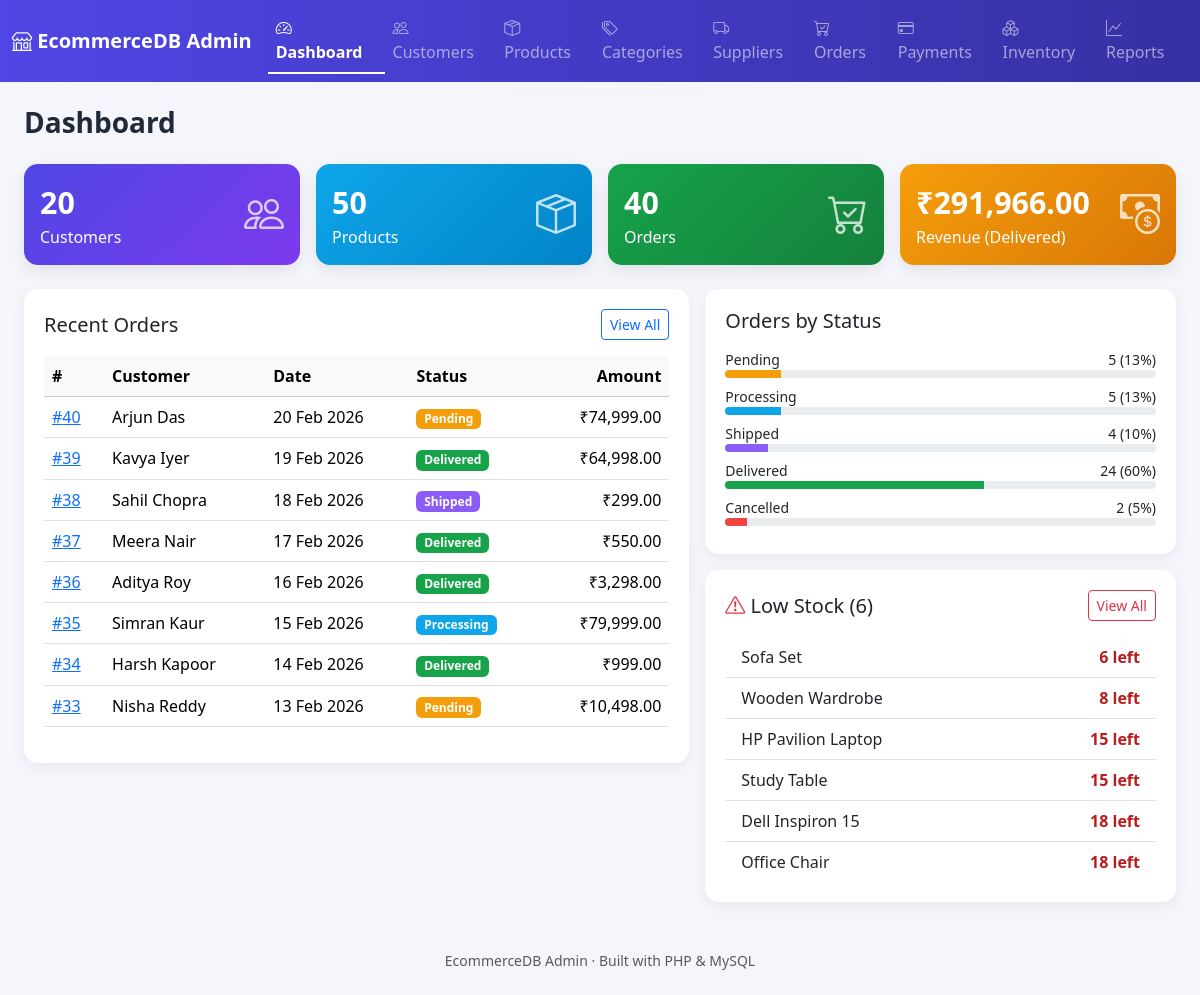
The page / on the database its author committed.
### tables this page shows
CREATE TABLE Orders(
OrderID INT AUTO_INCREMENT PRIMARY KEY,
CustomerID INT NOT NULL,
OrderDate DATETIME DEFAULT CURRENT_TIMESTAMP,
Status ENUM('Pending','Processing','Shipped','Delivered','Cancelled') DEFAULT 'Pending',
TotalAmount DECIMAL(10,2) DEFAULT 0.00,
FOREIGN KEY (CustomerID) REFERENCES Customers(CustomerID)
);

CREATE TABLE Products(
ProductID INT AUTO_INCREMENT PRIMARY KEY,
ProductName VARCHAR(150) NOT NULL,
CategoryID INT NOT NULL,
SupplierID INT NOT NULL,
Price DECIMAL(10,2) NOT NULL CHECK (Price >= 0),
Stock INT NOT NULL DEFAULT 0 CHECK (Stock >= 0),
Description VARCHAR(255),
CreatedAt TIMESTAMP DEFAULT CURRENT_TIMESTAMP,
FOREIGN KEY (CategoryID) REFERENCES Categories(CategoryID),
FOREIGN KEY (SupplierID) REFERENCES Suppliers(SupplierID)
);

### config.php (called while the page is built, shortened)
<?php
function h($value) {
    return htmlspecialchars((string)$value, ENT_QUOTES, 'UTF-8');
}
function money($amount) {
    return '₹' . number_format((float)$amount, 2);
}

### index.php (the view, shortened to what this page needs)
<?php
require 'config.php';
$active = 'dashboard';
$totalCustomers = $pdo->query("SELECT COUNT(*) FROM Customers")->fetchColumn();
$totalProducts  = $pdo->query("SELECT COUNT(*) FROM Products")->fetchColumn();
$totalOrders    = $pdo->query("SELECT COUNT(*) FROM Orders")->fetchColumn();
$totalRevenue   = $pdo->query("
    SELECT COALESCE(SUM(oi.Quantity * oi.UnitPrice),0)
    FROM OrderItems oi
    JOIN Orders o ON oi.OrderID = o.OrderID
    WHERE o.Status = 'Delivered'
")->fetchColumn();
$lowStockCount  = $pdo->query("SELECT COUNT(*) FROM Products WHERE Stock < 20")->fetchColumn();
$ordersByStatus = $pdo->query("SELECT Status, COUNT(*) AS cnt FROM Orders GROUP BY Status")->fetchAll();
$recentOrders = $pdo->query("
    SELECT o.OrderID, CONCAT(c.FirstName,' ',c.LastName) AS CustomerName, o.OrderDate, o.Status,
           COALESCE(SUM(oi.Quantity * oi.UnitPrice),0) AS OrderTotal
    FROM Orders o
    JOIN Customers c ON o.CustomerID = c.CustomerID
    LEFT JOIN OrderItems oi ON oi.OrderID = o.OrderID
    GROUP BY o.OrderID, c.FirstName, c.LastName, o.OrderDate, o.Status
    ORDER BY o.OrderDate DESC
    LIMIT 8
")->fetchAll();
$lowStockProducts = $pdo->query("
    SELECT ProductID, ProductName, Stock FROM Products WHERE Stock < 20 ORDER BY Stock ASC LIMIT 6
")->fetchAll();
require 'includes/header.php';
?>
<h3 class="page-title mb-4">Dashboard</h3>
<div class="row g-3 mb-4">
  <div class="col-md-3 col-sm-6">
    <div class="card card-stat bg-grad-1 p-3">
      <div class="d-flex justify-content-between align-items-center">
        <div>
          <div class="stat-value"><?= number_format($totalCustomers) ?></div>
          <div>Customers</div>
        </div>
        <i class="bi bi-people fs-1 opacity-75"></i>
      </div>
    </div>
  </div>
  <div class="col-md-3 col-sm-6">
    <div class="card card-stat bg-grad-2 p-3">
      <div class="d-flex justify-content-between align-items-center">
        <div>
          <div class="stat-value"><?= number_format($totalProducts) ?></div>
          <div>Products</div>
        </div>
        <i class="bi bi-box-seam fs-1 opacity-75"></i>
      </div>
    </div>
  </div>
  <div class="col-md-3 col-sm-6">
    <div class="card card-stat bg-grad-3 p-3">
      <div class="d-flex justify-content-between align-items-center">
        <div>
          <div class="stat-value"><?= number_format($totalOrders) ?></div>
          <div>Orders</div>
        </div>
        <i class="bi bi-cart-check fs-1 opacity-75"></i>
      </div>
    </div>
  </div>
  <div class="col-md-3 col-sm-6">
    <div class="card card-stat bg-grad-4 p-3">
      <div class="d-flex justify-content-between align-items-center">
        <div>
          <div class="stat-value"><?= money($totalRevenue) ?></div>
          <div>Revenue (Delivered)</div>
        </div>
        <i class="bi bi-cash-coin fs-1 opacity-75"></i>
      </div>
    </div>
  </div>
</div>
<div class="row g-3">
  <div class="col-lg-7">
    <div class="table-card">
      <div class="d-flex justify-content-between align-items-center mb-3">
        <h5 class="mb-0">Recent Orders</h5>
        <a href="orders.php" class="btn btn-sm btn-outline-primary">View All</a>
      </div>
      <div class="table-responsive">
        <table class="table table-hover align-middle">
          <thead class="table-light">
            <tr><th>#</th><th>Customer</th><th>Date</th><th>Status</th><th class="text-end">Amount</th></tr>
          </thead>
          <tbody>
          <?php foreach ($recentOrders as $o): ?>
            <tr>
              <td><a href="order_view.php?id=<?= (int)$o['OrderID'] ?>">#<?= (int)$o['OrderID'] ?></a></td>
              <td><?= h($o['CustomerName']) ?></td>
              <td><?= h(date('d M Y', strtotime($o['OrderDate']))) ?></td>
              <td><span class="badge badge-status-<?= h($o['Status']) ?>"><?= h($o['Status']) ?></span></td>
              <td class="text-end"><?= money($o['OrderTotal']) ?></td>
            </tr>
          <?php endforeach; ?>
          </tbody>
        </table>
      </div>
    </div>
  </div>
  <div class="col-lg-5">
    <div class="table-card mb-3">
      <h5 class="mb-3">Orders by Status</h5>
      <?php foreach ($ordersByStatus as $row):
          $pct = $totalOrders > 0 ? round($row['cnt'] / $totalOrders * 100) : 0; ?>
        <div class="mb-2">
          <div class="d-flex justify-content-between small">
            <span><?= h($row['Status']) ?></span>
            <span><?= (int)$row['cnt'] ?> (<?= $pct ?>%)</span>
          </div>
          <div class="progress" style="height:8px;">
            <div class="progress-bar badge-status-<?= h($row['Status']) ?>" style="width: <?= $pct ?>%"></div>
          </div>
        </div>
      <?php endforeach; ?>
    </div>
    <div class="table-card">
      <div class="d-flex justify-content-between align-items-center mb-3">
        <h5 class="mb-0"><i class="bi bi-exclamation-triangle text-danger"></i> Low Stock (<?= (int)$lowStockCount ?>)</h5>
        <a href="products.php?stock=low" class="btn btn-sm btn-outline-danger">View All</a>
      </div>
      <ul class="list-group list-group-flush">
        <?php foreach ($lowStockProducts as $p): ?>
          <li class="list-group-item d-flex justify-content-between">
            <span><?= h($p['ProductName']) ?></span>
            <span class="low-stock"><?= (int)$p['Stock'] ?> left</span>
          </li>
        <?php endforeach; ?>
      </ul>
    </div>
  </div>
</div>
<?php require 'includes/footer.php'; ?>

### includes/header.php (shortened to what this page needs)
<?php
$active = $active ?? '';
?>
<!DOCTYPE html>
<html lang="en">
<head>
<link href="https://cdn.jsdelivr.net/npm/bootstrap@5.3.3/dist/css/bootstrap.min.css" rel="stylesheet">
<link href="https://cdn.jsdelivr.net/npm/bootstrap-icons@1.11.3/font/bootstrap-icons.css" rel="stylesheet">
<link href="assets/style.css" rel="stylesheet">
</head>
<body>
<nav class="navbar navbar-expand-lg navbar-dark app-navbar sticky-top">
  <div class="container-fluid">
    <a class="navbar-brand fw-bold" href="index.php"><i class="bi bi-shop"></i> EcommerceDB Admin</a>
    <div class="collapse navbar-collapse" id="navMain">
      <ul class="navbar-nav ms-auto mb-2 mb-lg-0">
        <li class="nav-item"><a class="nav-link <?= $active==='dashboard'?'active':'' ?>" href="index.php"><i class="bi bi-speedometer2"></i> Dashboard</a></li>
        <li class="nav-item"><a class="nav-link <?= $active==='customers'?'active':'' ?>" href="customers.php"><i class="bi bi-people"></i> Customers</a></li>
        <li class="nav-item"><a class="nav-link <?= $active==='products'?'active':'' ?>" href="products.php"><i class="bi bi-box-seam"></i> Products</a></li>
        <li class="nav-item"><a class="nav-link <?= $active==='categories'?'active':'' ?>" href="categories.php"><i class="bi bi-tags"></i> Categories</a></li>
        <li class="nav-item"><a class="nav-link <?= $active==='suppliers'?'active':'' ?>" href="suppliers.php"><i class="bi bi-truck"></i> Suppliers</a></li>
        <li class="nav-item"><a class="nav-link <?= $active==='orders'?'active':'' ?>" href="orders.php"><i class="bi bi-cart-check"></i> Orders</a></li>
        <li class="nav-item"><a class="nav-link <?= $active==='payments'?'active':'' ?>" href="payments.php"><i class="bi bi-credit-card"></i> Payments</a></li>
        <li class="nav-item"><a class="nav-link <?= $active==='inventory'?'active':'' ?>" href="inventory.php"><i class="bi bi-boxes"></i> Inventory</a></li>
        <li class="nav-item"><a class="nav-link <?= $active==='reports'?'active':'' ?>" href="reports.php"><i class="bi bi-graph-up"></i> Reports</a></li>
      </ul>
    </div>
  </div>
</nav>
<div class="container-fluid py-4 px-4">

### includes/footer.php (shortened to what this page needs)
</div>
<footer class="text-center text-muted py-4 small">
  EcommerceDB Admin &middot; Built with PHP &amp; MySQL
</footer>
</body>
</html>

### assets/style.css (style rules this page uses)
:root { --brand: #4f46e5; --brand-dark: #3730a3; }
body { background-color: #f4f6fb; font-family: 'Segoe UI', system-ui, -apple-system, sans-serif; }
.app-navbar { background: linear-gradient(90deg, var(--brand), var(--brand-dark)); }
.navbar .nav-link.active { font-weight: 600; color: #fff !important; border-bottom: 2px solid #fff; }
.card-stat { border: none; border-radius: 14px; color: #fff; box-shadow: 0 6px 16px rgba(0,0,0,0.08); }
.card-stat .stat-value { font-size: 1.9rem; font-weight: 700; }
.bg-grad-1 { background: linear-gradient(135deg,#4f46e5,#7c3aed); }
.bg-grad-2 { background: linear-gradient(135deg,#0ea5e9,#0284c7); }
.bg-grad-3 { background: linear-gradient(135deg,#16a34a,#15803d); }
.bg-grad-4 { background: linear-gradient(135deg,#f59e0b,#d97706); }
.table-card { background: #fff; border-radius: 14px; box-shadow: 0 4px 14px rgba(0,0,0,0.06); padding: 1.25rem; }
.badge-status-Pending { background:#f59e0b; }
.badge-status-Processing { background:#0ea5e9; }
.badge-status-Shipped { background:#8b5cf6; }
.badge-status-Delivered { background:#16a34a; }
.badge-status-Cancelled { background:#ef4444; }
.low-stock { color: #b91c1c; font-weight: 600; }
.page-title { font-weight: 700; color: #1f2937; }

### rows shown on the page
orders: OrderID "40", CustomerName "Arjun Das", OrderDate "20 Feb 2026", Status "Pending", OrderTotal "₹74,999.00"
orders: OrderID "39", CustomerName "Kavya Iyer", OrderDate "19 Feb 2026", Status "Delivered", OrderTotal "₹64,998.00"
orders: OrderID "38", CustomerName "Sahil Chopra", OrderDate "18 Feb 2026", Status "Shipped", OrderTotal "₹299.00"
orders: OrderID "37", CustomerName "Meera Nair", OrderDate "17 Feb 2026", Status "Delivered", OrderTotal "₹550.00"
orders: OrderID "36", CustomerName "Aditya Roy", OrderDate "16 Feb 2026", Status "Delivered", OrderTotal "₹3,298.00"
orders: OrderID "35", CustomerName "Simran Kaur", OrderDate "15 Feb 2026", Status "Processing", OrderTotal "₹79,999.00"
orders: OrderID "34", CustomerName "Harsh Kapoor", OrderDate "14 Feb 2026", Status "Delivered", OrderTotal "₹999.00"
orders: OrderID "33", CustomerName "Nisha Reddy", OrderDate "13 Feb 2026", Status "Pending", OrderTotal "₹10,498.00"
products: ProductName "Sofa Set", Stock "6"
products: ProductName "Wooden Wardrobe", Stock "8"
products: ProductName "HP Pavilion Laptop", Stock "15"
products: ProductName "Study Table", Stock "15"
products: ProductName "Dell Inspiron 15", Stock "18"
products: ProductName "Office Chair", Stock "18"

### other values the page prints
$totalCustomers "20"
$totalProducts "50"
$totalOrders "40"
money($totalRevenue) "₹291,966.00"
$row['Status'] "Pending"
$row['cnt'] "5"
$pct "13"
$row['Status'] "Processing"
$row['Status'] "Shipped"
$row['cnt'] "4"
$pct "10"
$row['Status'] "Delivered"
$row['cnt'] "24"
$pct "60"
$row['Status'] "Cancelled"
